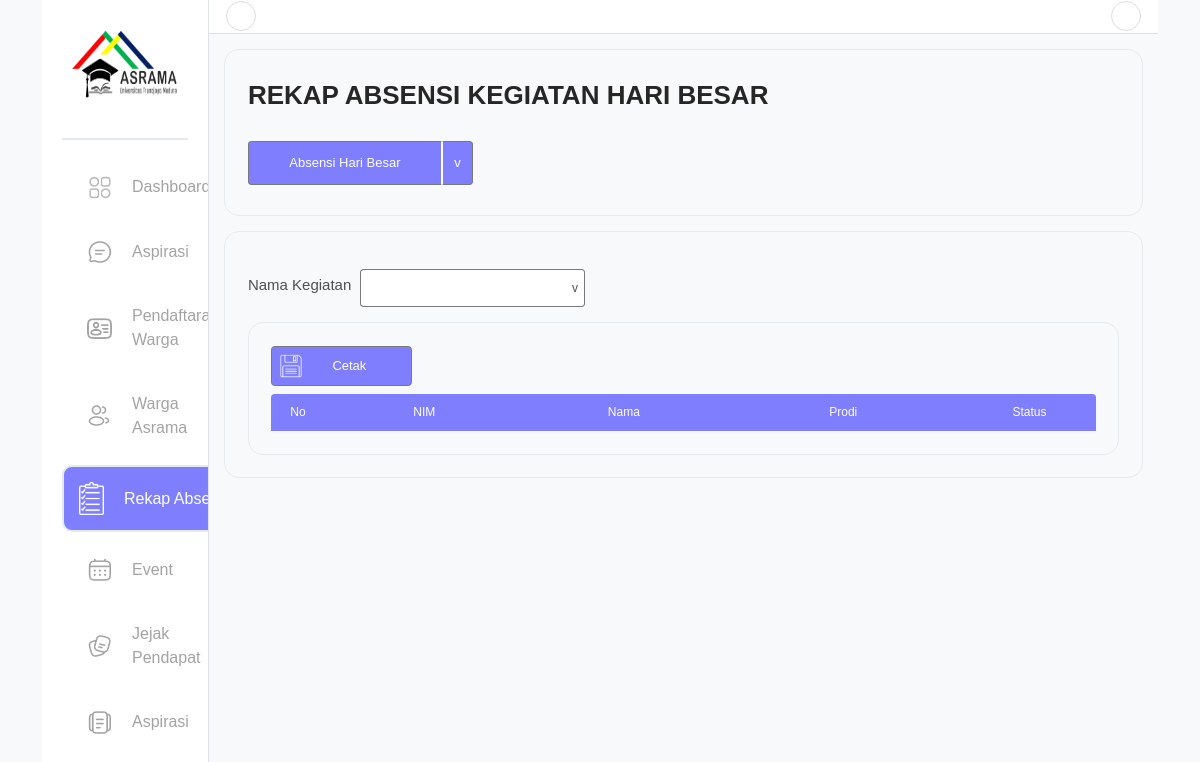
The page /app/ketua/rekap_absensi/rekap_besar.php on the database as committed earlier.
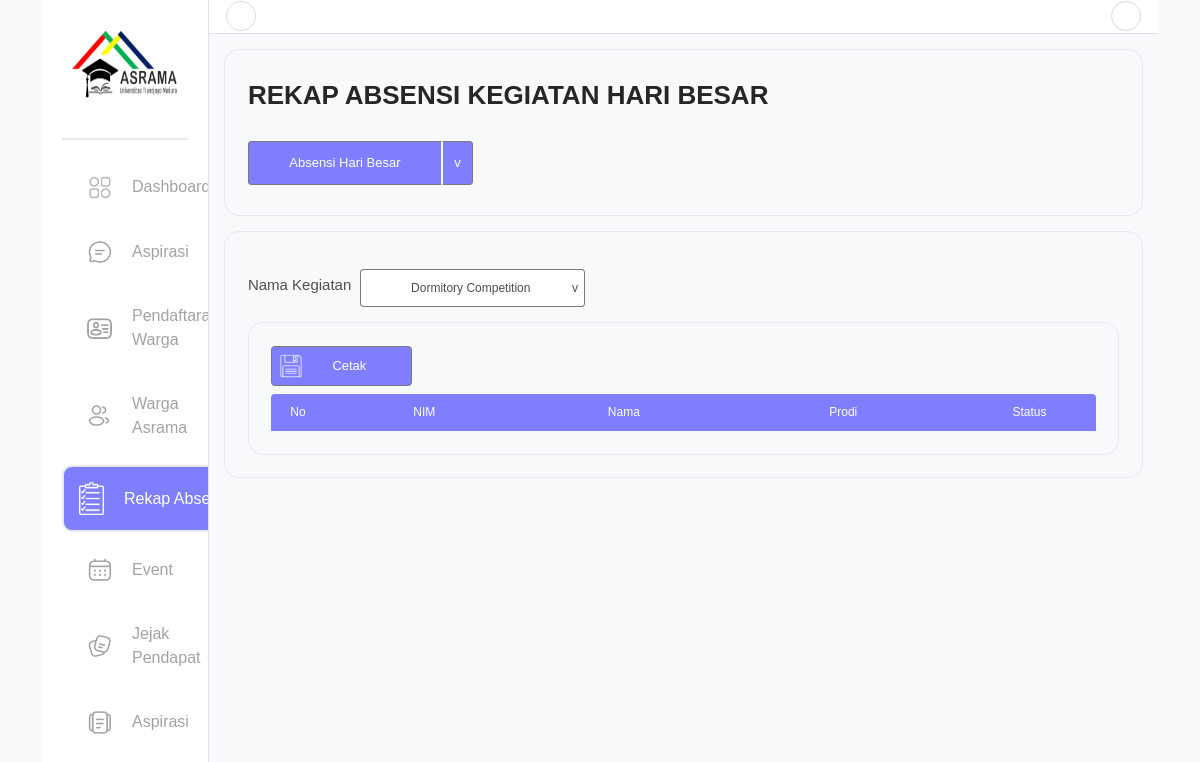
The same page on the database as committed later.
### tables this page shows
CREATE TABLE `kegiatan` (
  `nama_kegiatan` varchar(255) DEFAULT NULL,
  `id_kegiatan` int(11) NOT NULL,
  `tanggal_kegiatan` datetime DEFAULT NULL,
  `created_at` timestamp NOT NULL DEFAULT current_timestamp() ON UPDATE current_timestamp(),
  `deskripsi` longtext DEFAULT NULL,
  `foto_pamflet` varchar(255) DEFAULT NULL,
  `tempat` varchar(255) DEFAULT NULL
);

### app/ketua/rekap_absensi/rekap_besar.php (the view, shortened to what this page needs)
<?php
    require_once '../templates/header.php';
?>
<div class="content">
    <div class="content-top">
        <span class="h1">REKAP ABSENSI KEGIATAN HARI BESAR</span>
        <div class="select">
            <div class="select-button">
                <button class="select-btn text-button" onclick="dropdownAbsensi()">Absensi Hari Besar</button>
                <button class="select-btn v-button" onclick="dropdownAbsensi()">v</button>
            </div>
        </div>
    </div>
    <div class="content-bottom">
        <?php
            $selectedKegiatan = isset($_GET['kegiatan']) ? (int)$_GET['kegiatan'] : 2;
            $ekstra = mysqli_query($conn,
                "SELECT id_kegiatan, nama_kegiatan FROM kegiatan"
            );
            $options = [];
            if ($ekstra->num_rows > 0) {
                while($row = $ekstra->fetch_assoc()) {
                    $options[] = $row;
                }
            }
        ?>
        <div class="nama-kegiatan">
            <span class="h3">Nama Kegiatan</span>
            <div class="kegiatan">
                <div class="kegiatan-dropdown">
                    <div class="kegiatan-button">
                    <button class="kegiatan-btn text-kegiatan" onclick="kegiatanDropdown()">
                        <?php
                            $selectedName = '';
                            foreach ($options as $option) {
                                if ($option['id_kegiatan'] == $selectedKegiatan) {
                                    $selectedName = $option['nama_kegiatan'];
                                    break;
                                }
                            }
                            echo $selectedName;
                        ?>
                    </button>
                        <button class="kegiatan-btn v-kegiatan" onclick="kegiatanDropdown()">v</button>
                    </div>
                </div>
            </div>
        </div>
        <div class="rekap">
            <button class="cetak" onclick="exportBesar()">
                <img src="../../../assets/img/cetak.png" alt="cetak">
                Cetak
            </button>
            <table id="tableExcel">
                <thead>
                    <tr class="table-header">
                        <td class="header-radius-left no">No</td>
                        <td class="nim">NIM</td>
                        <td class="nama">Nama</td>
                        <td class="prodi">Prodi</td>
                        <td class="status header-radius-right">Status</td>
                    </tr>
                </thead>
            </table>
        </div>
    </div>
</div>
<?php
    require_once '../templates/footer.php';
?>

Rows that differ between the two databases and show on the page:
added kegiatan: nama_kegiatan "Dormitory Competition"
